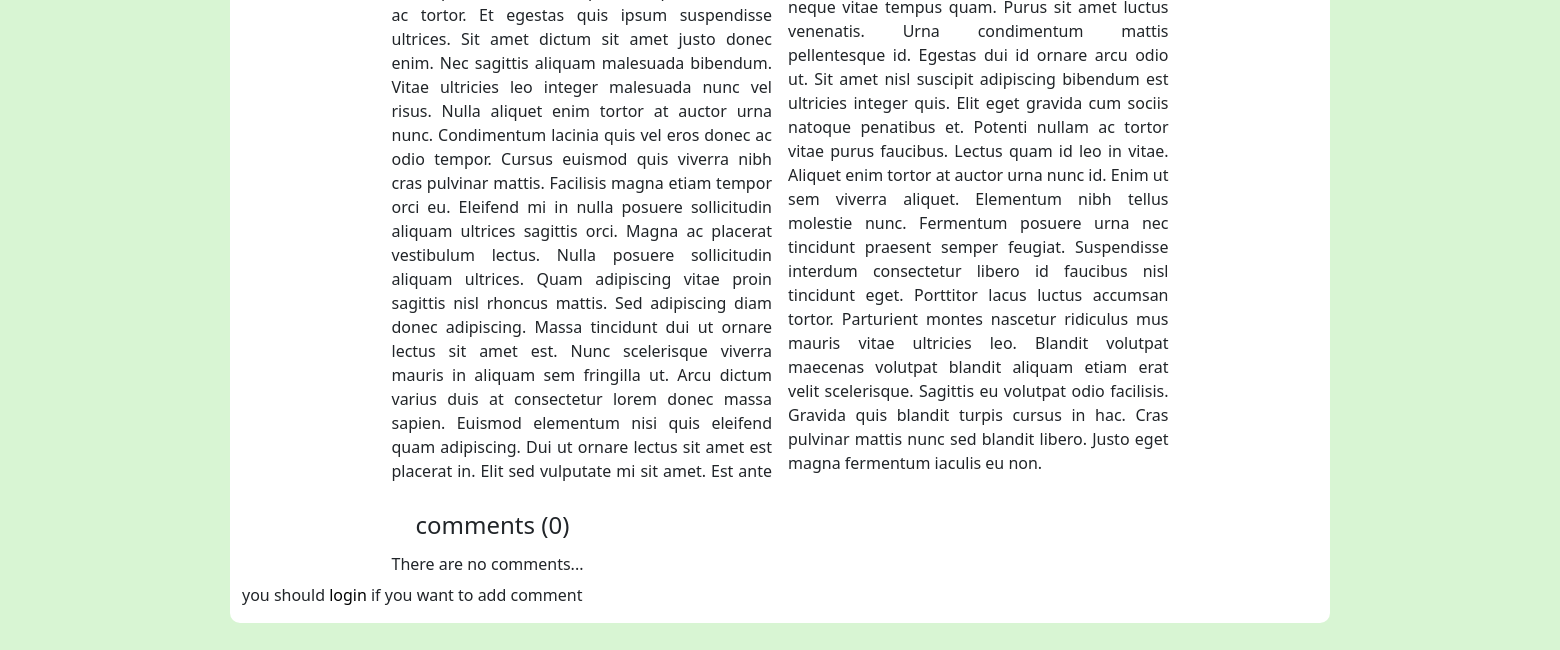
/articles/test (lower part), run on an earlier commit of the app's database.
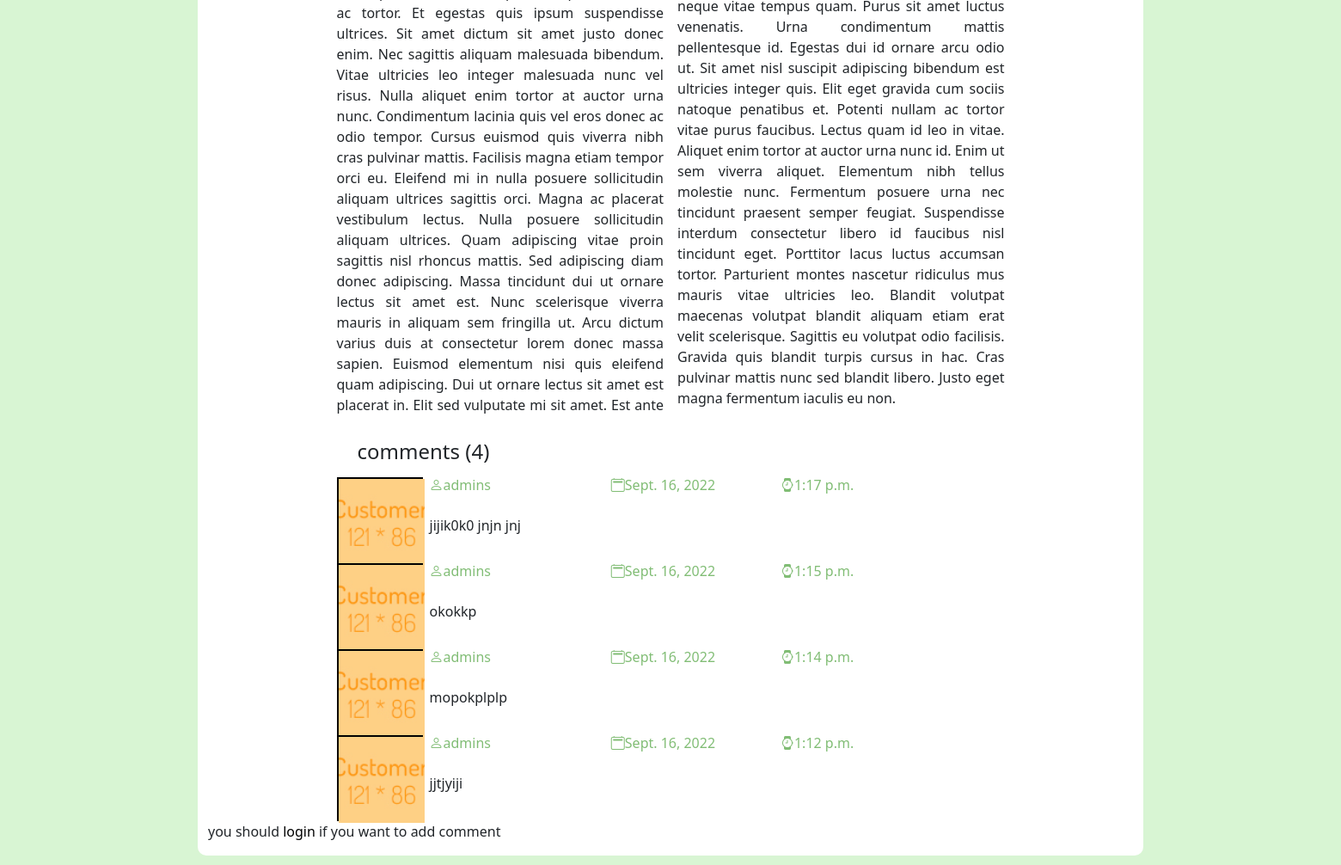
And on a later commit of the database.
### article_module/models.py (models this page shows, shortened)
class ArticleComment(models.Model):
    article = models.ForeignKey(Article, on_delete=models.CASCADE)
    user = models.ForeignKey(User, on_delete=models.CASCADE)
    text = models.TextField()
    date = models.DateTimeField(auto_now_add=True)
    is_delete = models.BooleanField(default=False)

### account_module/models.py (models this page shows, shortened)
class User(AbstractUser):
    avatar = models.ImageField(upload_to='images/profiles', null=True, blank=True)
    email_active_code = models.CharField(max_length=100)
    mobile = PhoneNumberField(null=True, blank=True, unique=True)
    mobile_active_code = models.CharField(max_length=10)
    date_of_birth = models.DateField(blank=True, null=True)
    national_code = models.IntegerField(null=True, blank=True)

### article_module/views.py (the view)
# urls.py: path('<slug:slug>', views.ArticleDetail.as_view(), name='article_detail'),
class ArticleDetail(DetailView):
    model = Article
    template_name = 'article_module/blog_single.html'
    def get_context_data(self, **kwargs):
        context = super(ArticleDetail, self).get_context_data()
        loaded_article = self.object
        context['comments'] = ArticleComment.objects.filter(article_id=loaded_article.id, is_delete=False).order_by(
            '-date')
        context['comments_count'] = ArticleComment.objects.filter(article_id=loaded_article.id, is_delete=False).count()
        return context
    def get_queryset(self):
        query = super(ArticleDetail, self).get_queryset()
        query = query.filter(is_active=True)
        return query

### article_module/templates/article_module/blog_single.html (shortened to what this page needs)
{% extends 'shared/_layout.html' %}
{% load thumbnail %}
{% block content %}
    <div class="container-fluid w-100 d-flex justify-content-center align-items-center blogSingleContainer">
        <div class="container-fluid container-xxl d-flex justify-content-center align-items-center flex-wrap p-0 m-0">
            <div class="row col-12 col-lg-10 p-0 m-0 flex-wrap blogSingle justify-content-center align-items-center">
                <div class="blogContent col-9 px-4 mb-4">
                    <p>{{ article.text }}</p>
                </div>
                <div class="col-9 d-flex flex-wrap px-4" id="article_comment_area">
                    <h4 class="col-11 px-4 mb-3">comments ({{ comments_count }})</h4>
                    {% for comment in comments %}
                        <div class="customer col-3 p-0 m-0">
                            {% if comment.user.avatar %}
                                {% thumbnail comment.user.avatar '100x100' crop='center' as im %}
                                    <img src="{{ im.url }}" alt="">
                                {% endthumbnail %}
                            {% else %}
                                <a>
                                    <img src="/statics/images/Customer.jpg" alt="">
                                </a>
                            {% endif %}
                        </div>
                        <div class="customerComment col-9 d-flex flex-wrap">
                            <h6 class="commentTitle col-12 col-lg-4 px-2">
                                <i class="bi bi-person"></i>{{ comment.user.username }}</h6>
                            <h6 class="commentTitle col-6 col-lg-4 px-2">
                                <i class="bi bi-calendar2"></i>{{ comment.date|date }}</h6>
                            <h6 class="commentTitle col-6 col-lg-4">
                                <i class="bi bi-watch"></i>{{ comment.date|time }}</h6>
                            <p class="col-12 px-2">{{ comment.text }}</p>
                        </div>
                    {% endfor %}
                    {% if comments_count == 0 %}
                        <h6>There are no comments... <br>
                    {% endif %}
                </div>
                {% if request.user.is_authenticated %}
                    <h5 class="col-9 px-4 mb-3">comment here</h5>
                    <div class="comment flex-wrap col-9 mb-3"
                         action="registerForm.php" method="post" autocomplete="off">
                        <textarea class="col-10 col-lg-6" name="comment" id="comment_text" cols="30" rows="10"
                                  placeholder="write here..."></textarea>
                        <button onclick="addArticleComment({{ article.id }})" class="col-4 mb-3">send
                        </button>
                    </div>
                {% else %}
                    <p>you should <a href="{% url 'login_page' %}"> login </a> if you want to add comment</p>
                {% endif %}
            </div>
        </div>
    </div>
{% endblock %}

### templates/shared/_layout.html (shortened to what this page needs)
{% load render_partial %}
<!DOCTYPE html>
<html lang="en" xmlns="http://www.w3.org/1999/html">
<head>
    {% include 'shared/header_references.html' %}
</head>
<body>
{% block content %}{% endblock %}
</body>
</html>

### templates/shared/header_references.html (shortened to what this page needs)
<link href="https://cdn.jsdelivr.net/npm/bootstrap@5.0.2/dist/css/bootstrap.min.css" rel="stylesheet"
>
<link rel="stylesheet" href="https://cdn.jsdelivr.net/npm/bootstrap-icons@1.9.1/font/bootstrap-icons.css">
<link rel="stylesheet" href="/statics/stylesheet/normalize.css">
<link rel="stylesheet" href="/statics/stylesheet/master.css">
<link rel="stylesheet" href="/statics/stylesheet/local.css">
<link rel="stylesheet" href="/statics/stylesheet/custom.css">

### statics/stylesheet/master.css (style rules this page uses)
.commentTitle { color: rgb(129, 189, 117); }
.customer { border: 2px solid black; width: 100px; height: 100px; }
.customer img { width: 100px; height: 100px; }
.customerComment { position: relative; }
.blogSingleContainer { background-color: rgb(216, 245, 211); padding: 100px 0; }
.blogSingle { border-radius: 10px; background-color: white; }
.blogContent { text-align: justify; }

### statics/stylesheet/local.css (style rules this page uses)
@media screen and (min-width: 576px) { .customerComment { width: 100%; } }
@media screen and (min-width: 576px) { .commentTitle { width: 50%; } }
@media screen and (min-width: 576px) { .commentTitle:nth-of-type(1) { width: 100%; } }
@media screen and (min-width: 992px) { .customerComment { width: 80%; } }
@media screen and (min-width: 992px) { .commentTitle { width: 33%; } }
@media screen and (min-width: 992px) { .commentTitle:nth-of-type(1) { width: 34%; } }
@media screen and (min-width: 992px) { .blogContent { column-count: 2; } }

What changed in the data, as far as the page shows it:
added ArticleComment: user.username "admins", date "Sept. 16, 2022", date "1:17 p.m.", text "jijik0k0 jnjn jnj"
added ArticleComment: user.username "admins", date "Sept. 16, 2022", date "1:15 p.m.", text "okokkp"
added ArticleComment: user.username "admins", date "Sept. 16, 2022", date "1:14 p.m.", text "mopokplplp"
added ArticleComment: user.username "admins", date "Sept. 16, 2022", date "1:12 p.m.", text "jjtjyiji"
Also different on the page:
{{ comments_count }}: "0" → "4"
text no longer shown: "There are no comments..."
